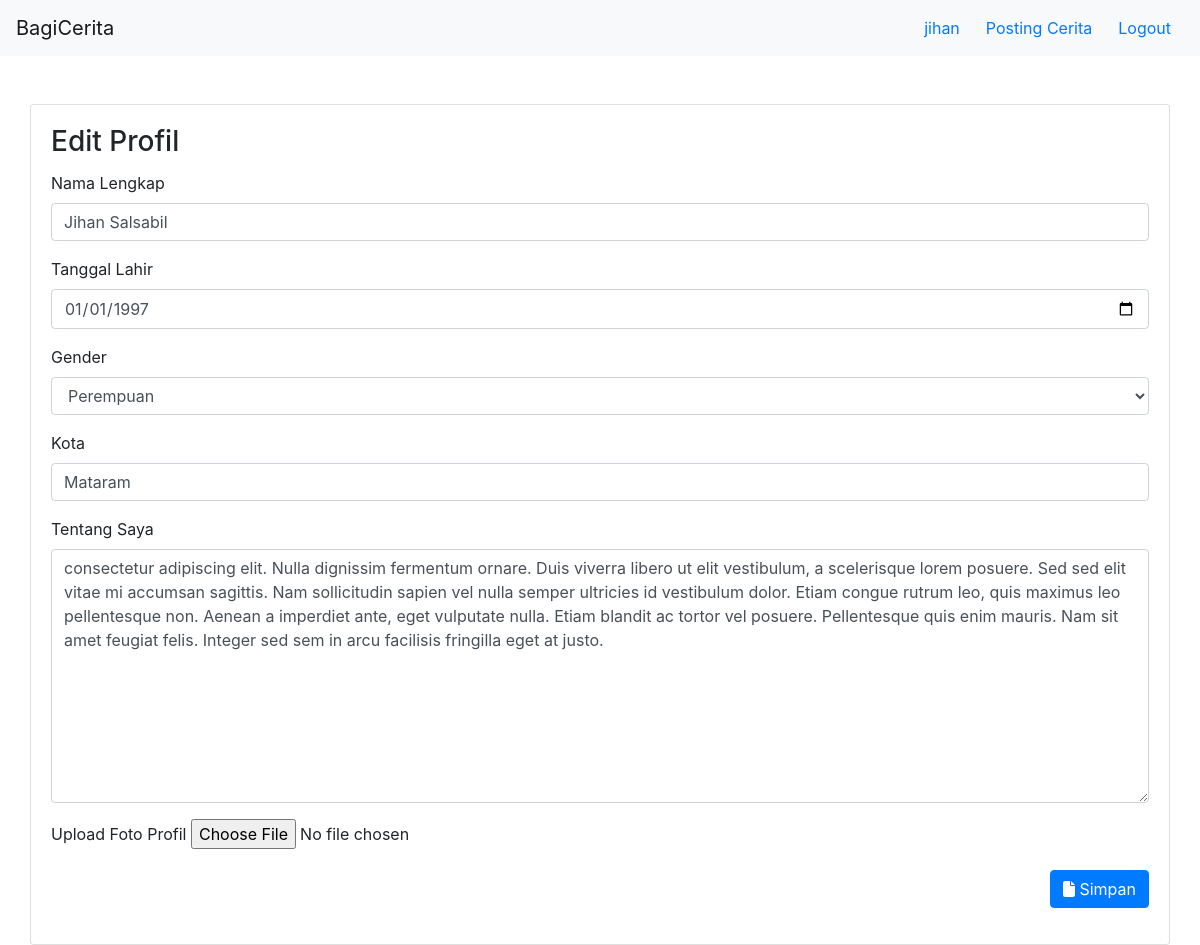
Page /user/jihan/profile/edit (signed in) on the committed database.
### user/models.py (models this page shows, shortened)
class Profile(models.Model):
    user = models.OneToOneField(User, on_delete=models.CASCADE)
    nama_lengkap = models.CharField(max_length=30, blank=True)
    tanggal_lahir = models.DateField(null=True, blank=True)
    kota = models.CharField(max_length=30, blank=True)
    tentang_saya = models.TextField(blank=True)
    profile_picture = models.ImageField(upload_to='profile_picture',blank=True)
    points = models.IntegerField(default=20)
    Laki = 'L'
    Perempuan = 'P'
    GENDER_CHOICES = [
        (Laki, 'Laki-laki'),
        (Perempuan, 'Perempuan'),
    ]
    gender = models.CharField(max_length=30,blank=True, choices=GENDER_CHOICES)

### user/views.py (the view, shortened to what this page needs)
# urls.py: path('<str:username>/profile/edit',edit_user_profile_view,name="edit_user_profile"),
@login_required
def edit_user_profile_view(request,username):
    if(str(request.user) != str(username)):
        return redirect("/stories")
    context = {
        "username":username,
        "nama_lengkap":"",
        "tanggal_lahir":"",
        "gender":"",
        "kota":"",
        "tentang_saya":"",
        "profile_picture":"-"
    }
    try:
        profile = request.user.profile
        context['nama_lengkap'] = profile.nama_lengkap
        context['tanggal_lahir'] = profile.tanggal_lahir
        context['gender'] = profile.gender
        context['kota'] = profile.kota
        context['tentang_saya']=profile.tentang_saya
        if(profile.profile_picture):
            context['profile_picture'] = profile.profile_picture
    except Profile.DoesNotExist:
        pass
    return render(request,"user/edit_user_profile.html",context)

### bagicerita/context_processor.py (called while the page is built)
def get_auth_form(request):
    registerForm = UserCreationForm()
    return{
        'register_form':registerForm
    }

def check_if_logged_in(request):
    if request.user.is_authenticated:
        return{
            'logged_in':True,
            'username':request.user.username
        }
    else:
        return {
            'logged_in':False
        }

### templates/user/edit_user_profile.html (shortened to what this page needs)
{% extends 'base.html' %}
{% load story_tags %}
{% block content %}
    {% include 'navbar.html' %}
    <div class="container">
        <div class="row mt-5">
            <div class="card" style="width: 100%">
                <div class="card-body">
                    <h3 class="card-title">Edit Profil</h3>
                    <form method="POST" enctype="multipart/form-data">
                        <div class="form-group">
                          <label for="nama-lengkap">Nama Lengkap</label>
                          <input required type="text" value = "{{nama_lengkap}}" name="nama-lengkap" class="form-control" id="nama-lengkap"/>
                        </div>
                        <div class="form-group">
                          <label for="tanggal-lahir">Tanggal Lahir</label>
                          <input type="date" required value="{{tanggal_lahir|date:'Y-m-d'}}" class="form-control" id="tanggal-lahir" name="tanggal-lahir"/>
                        </div>
                        <div class="form-group">
                            <label for="gender">Gender</label>
                            <select class="form-control" id="gender" name="gender">
                                {% if gender == "L" %}
                                    <option value="L" selected>Laki-laki</option>
                                    <option value="P">Perempuan</option>
                                {% elif gender == "P" %}
                                    <option value="P" selected>Perempuan</option>
                                {%else %}
                                    <option value="L" selected>Laki-laki</option>
                                    <option value="P">Perempuan</option>
                                {% endif %}
                            </select>
                        </div>
                        <div class="form-group">
                            <label for="kota">Kota</label>
                            <input required type="text" value="{{kota}}" name="kota" class="form-control" id="kota"/>
                        </div>
                        <div class="form-group">
                            <label for="tentang-saya">Tentang Saya</label>
                            <textarea required class="form-control" name="tentang-saya" id="exampleFormControlTextarea1" rows="10">{{tentang_saya}}</textarea>
                        </div>
                        <div class="form-group">
                            <label for="profile-picture">Upload Foto Profil</label>
                            <input type="file" name="profile-picture" id="profile-picture">
                        </div>
                        <div class="form-group" style="text-align: right;">
                            <button type="submit" class="btn btn-primary"><i class="fas fa-file"></i> Simpan</button>
                          </div>
                      </form>
                </div>
            </div>
        </div>
    </div>
{% endblock %}

### templates/navbar.html (shortened to what this page needs)
<nav class="navbar navbar-expand-lg navbar-light bg-light">
    <a class="navbar-brand" href="/stories">BagiCerita</a>
        <div class="collapse navbar-collapse" id="navbarSupportedContent">
            <div class="navbar-nav ml-auto">
              {% if logged_in == False %}
                <button type="button" data-bs-toggle="modal" data-bs-target="#loginModal" class="btn btn-link">Login</button>
                <button type="button" data-bs-toggle="modal" data-bs-target="#registerModal" class="btn btn-link">Register</button>
              {%else %}
                <a href="/user/{{username}}/profile" class="btn btn-link">{{username}}</a>
                <a href="/stories/post" class="btn btn-link">Posting Cerita</a>
                <a href="/logout?next={{request.path_info}}" class="btn btn-link">Logout</a>
              {% endif %}
            </div>
        </div>
</nav>

### rows in the picture
Profile: nama-lengkap "Jihan Salsabil", tanggal-lahir "01/01/1997", kota "Mataram", tentang-saya "consectetur adipiscing elit. Nulla dignissim fermentum ornare. Duis viverra libero ut elit vestibulum, a scelerisque lorem posuere. Sed sed elit vitae mi accumsan sagittis. Nam sollicitudin sapien vel nulla semper ultricies id vestibulum dolor. Etiam congue rutrum leo, quis maximus leo pellentesque non. Aenean a imperdiet ante, eget vulputate nulla. Etiam blandit ac tortor vel posuere. Pellentesque quis enim mauris. Nam sit amet feugiat felis. Integer sed sem in arcu facilisis fringilla eget at justo."

### other values in the picture
{{ username }} "jihan"
